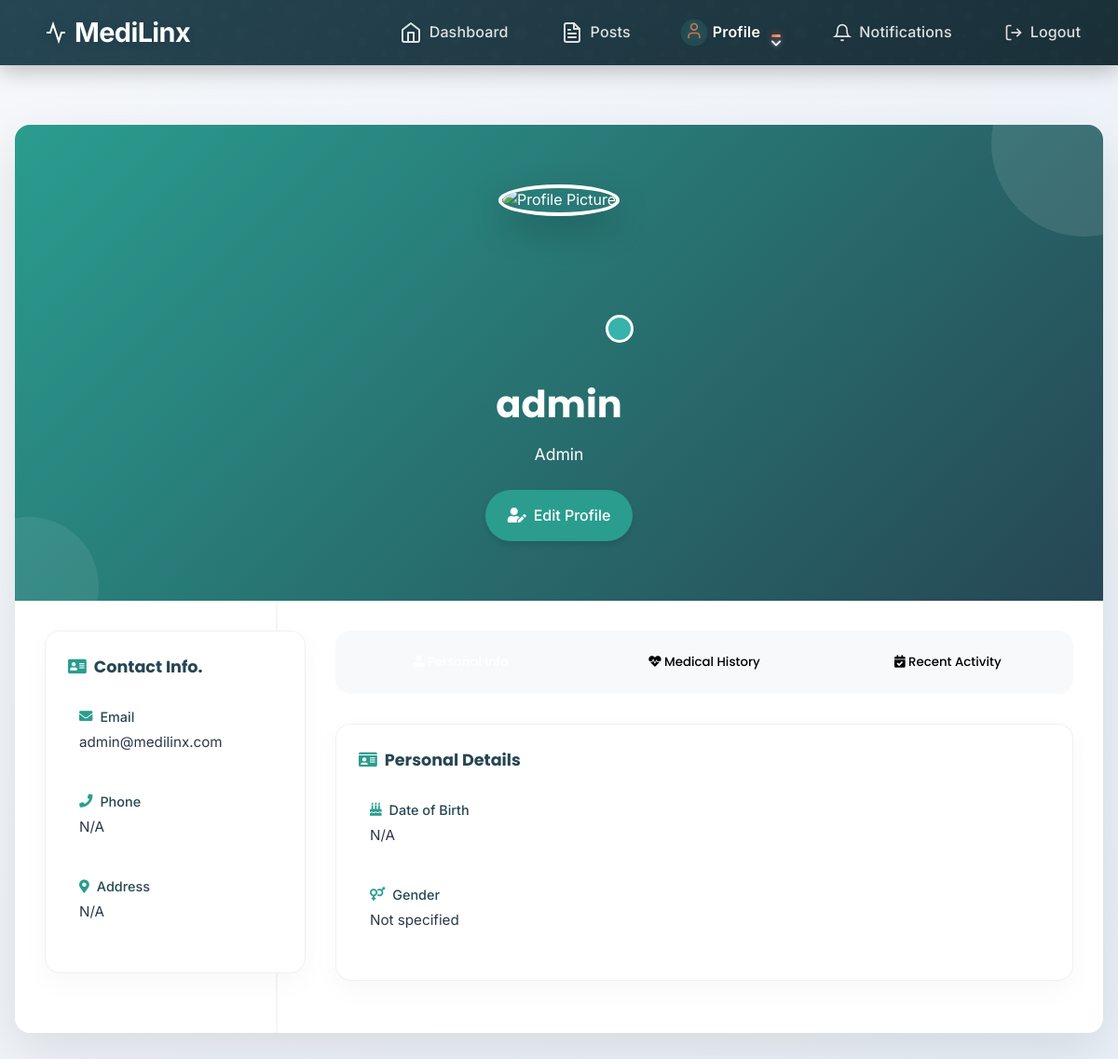
Page /profile.php (signed in) on the committed database.
### tables this page shows
CREATE TABLE `users` (
  `id` int(11) NOT NULL,
  `role` enum('patient','doctor','admin') NOT NULL,
  `username` varchar(50) NOT NULL,
  `email` varchar(100) NOT NULL,
  `password` varchar(255) NOT NULL,
  `phone` varchar(20) DEFAULT NULL,
  `date_of_birth` date DEFAULT NULL,
  `gender` enum('Male','Female','Other') DEFAULT NULL,
  `address` varchar(255) DEFAULT NULL,
  `medical_history` text DEFAULT NULL,
  `specialty` varchar(100) DEFAULT NULL,
  `medical_license_number` varchar(100) DEFAULT NULL,
  `work_address` varchar(255) DEFAULT NULL,
  `consultation_hours` text DEFAULT NULL,
  `profile_image` varchar(255) DEFAULT NULL,
  `email_verified_at` timestamp NULL DEFAULT NULL,
  `email_verification_pin` char(6) DEFAULT NULL,
  `email_verification_pin_expiry` datetime DEFAULT NULL,
  `created_at` timestamp NOT NULL DEFAULT current_timestamp(),
  `degrees_and_certifications` varchar(400) DEFAULT NULL,
  `years_of_experience` int(11) DEFAULT NULL,
  `available_consultation_hours` varchar(500) DEFAULT NULL,
  `languages_spoken` varchar(255) DEFAULT NULL,
  `professional_biography` varchar(1000) DEFAULT NULL
);

### profile.php (the view, shortened to what this page needs)
<?php
$conn = connectDB();
$user_id = isset($_GET['id']) ? $_GET['id'] : $_SESSION['user_id'];
$stmt = $conn->prepare("SELECT * FROM users WHERE id = ?");
$stmt->bind_param("i", $user_id);
$stmt->execute();
$result = $stmt->get_result();
$user = $result->fetch_assoc();
?>
<!DOCTYPE html>
<html lang="en">
<head>
    <link rel="stylesheet" href="https://cdnjs.cloudflare.com/ajax/libs/font-awesome/6.0.0/css/all.min.css">
</head>
<body>
    <?php include 'navbar.php'; ?>
    <div class="page-container">
        <div class="profile-container">
            <div class="profile-header">
                <div class="profile-image-container">
                    <img src="<?php echo htmlspecialchars($user['profile_image'] ?: 'uploads/default_profile.jpg'); ?>"
                        class="profile-image"
                        alt="Profile Picture"
                        onerror="this.src='uploads/default_profile.png'">
                    <div class="profile-status"></div>
                </div>
                <h1 class="profile-name"><?php echo htmlspecialchars($user['username']); ?></h1>
                <div class="profile-role"><?php echo ucfirst(htmlspecialchars($user['role'])); ?></div>
                <div class="profile-actions">
                    <?php if($user_id == $_SESSION['user_id']): ?>
                        <a href="edit-profile.php" class="btn btn-primary">
                            <i class="fas fa-user-edit"></i> Edit Profile
                        </a>
                    <?php endif; ?>
                </div>
            </div>
            <div class="profile-content">
                <div class="profile-sidebar">
                    <div class="info-card">
                        <h3><i class="fas fa-address-card"></i> Contact Info.</h3>
                        <div class="info-item">
                            <div class="info-label"><i class="fas fa-envelope"></i> Email</div>
                            <div class="info-value"><?php echo htmlspecialchars($user['email']); ?></div>
                        </div>
                        <div class="info-item">
                            <div class="info-label"><i class="fas fa-phone"></i> Phone</div>
                            <div class="info-value"><?php echo htmlspecialchars($user['phone'] ?: 'N/A'); ?></div>
                        </div>
                        <div class="info-item">
                            <div class="info-label"><i class="fas fa-map-marker-alt"></i> Address</div>
                            <div class="info-value"><?php echo htmlspecialchars($user['address'] ?: 'N/A'); ?></div>
                        </div>
                    </div>
                </div>
                <div class="profile-main">
    <div class="tabs">
        <button class="tab-button active" data-tab="personal">
            <i class="fas fa-user"></i> Personal Info
        </button>
        <?php if($user['role'] === 'doctor'): ?>
            <button class="tab-button" data-tab="professional">
                <i class="fas fa-briefcase-medical"></i> Professional Details
            </button>
            <button class="tab-button" data-tab="posts">
                <i class="fas fa-file-medical-alt"></i> Recent Posts
            </button>
        <?php else: ?>
            <button class="tab-button" data-tab="medical">
                <i class="fas fa-heartbeat"></i> Medical History
            </button>
            <button class="tab-button" data-tab="activity">
                <i class="fas fa-calendar-check"></i> Recent Activity
            </button>
        <?php endif; ?>
    </div>
    <div class="tab-content active" id="personal">
        <div class="info-card">
            <h3><i class="fas fa-id-card"></i> Personal Details</h3>
            <div class="info-item">
                <div class="info-label"><i class="fas fa-birthday-cake"></i> Date of Birth</div>
                <div class="info-value"><?php echo htmlspecialchars($user['date_of_birth'] ?: 'N/A'); ?></div>
            </div>
            <div class="info-item">
                <div class="info-label"><i class="fas fa-venus-mars"></i> Gender</div>
                <div class="info-value"><?php echo htmlspecialchars($user['gender'] ?: 'Not specified'); ?></div>
            </div>
        </div>
    </div>
</div>
</div>
    </div>
</body>
</html>

### navbar.php (style rules this page uses)
:root { --navbar-height: 70px; --primary: #2A9D8F; --secondary: #264653; --accent: #E76F51; --light: #F8F9FA; --transition-bounce: cubic-bezier(0.34, 1.56, 0.64, 1); --transition-smooth: cubic-bezier(0.4, 0, 0.2, 1); }

### rows in the picture
users: username "admin", role "Admin", email "admin@medilinx.com", phone "N/A", address "N/A", date_of_birth "N/A", gender "Not specified"
